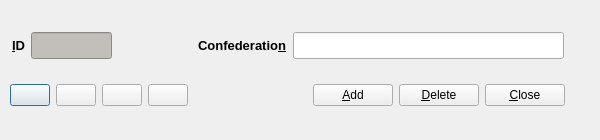
<?xml version="1.0" encoding="UTF-8"?>
<ui version="4.0">
 <class>confedSetupDlg</class>
 <widget class="QDialog" name="confedSetupDlg">
  <property name="geometry">
   <rect>
    <x>0</x>
    <y>0</y>
    <width>600</width>
    <height>140</height>
   </rect>
  </property>
  <property name="minimumSize">
   <size>
    <width>600</width>
    <height>140</height>
   </size>
  </property>
  <property name="maximumSize">
   <size>
    <width>640</width>
    <height>180</height>
   </size>
  </property>
  <property name="windowTitle">
   <string>Confederation Setup</string>
  </property>
  <widget class="QWidget" name="layoutWidget">
   <property name="geometry">
    <rect>
     <x>12</x>
     <y>20</y>
     <width>552</width>
     <height>51</height>
    </rect>
   </property>
   <layout class="QHBoxLayout" name="horizontalLayout">
    <item>
     <widget class="QLabel" name="label">
      <property name="text">
       <string>&lt;!DOCTYPE HTML PUBLIC &quot;-//W3C//DTD HTML 4.0//EN&quot; &quot;http://www.w3.org/TR/REC-html40/strict.dtd&quot;&gt;
&lt;html&gt;&lt;head&gt;&lt;meta name=&quot;qrichtext&quot; content=&quot;1&quot; /&gt;&lt;style type=&quot;text/css&quot;&gt;
p, li { white-space: pre-wrap; }
&lt;/style&gt;&lt;/head&gt;&lt;body style=&quot; font-family:'Sans Serif'; font-size:10pt; font-weight:400; font-style:normal;&quot;&gt;
&lt;p style=&quot; margin-top:0px; margin-bottom:0px; margin-left:0px; margin-right:0px; -qt-block-indent:0; text-indent:0px;&quot;&gt;&lt;span style=&quot; font-weight:600;&quot;&gt;&amp;amp;ID&lt;/span&gt;&lt;/p&gt;&lt;/body&gt;&lt;/html&gt;</string>
      </property>
      <property name="buddy">
       <cstring>confedID_display</cstring>
      </property>
     </widget>
    </item>
    <item>
     <widget class="QLineEdit" name="confedID_display">
      <property name="maximumSize">
       <size>
        <width>81</width>
        <height>27</height>
       </size>
      </property>
      <property name="styleSheet">
       <string notr="true">background-color: rgb(194, 190, 186);</string>
      </property>
      <property name="readOnly">
       <bool>true</bool>
      </property>
     </widget>
    </item>
    <item>
     <spacer name="horizontalSpacer">
      <property name="orientation">
       <enum>Qt::Horizontal</enum>
      </property>
      <property name="sizeHint" stdset="0">
       <size>
        <width>78</width>
        <height>20</height>
       </size>
      </property>
     </spacer>
    </item>
    <item>
     <widget class="QLabel" name="label_2">
      <property name="text">
       <string>&lt;!DOCTYPE HTML PUBLIC &quot;-//W3C//DTD HTML 4.0//EN&quot; &quot;http://www.w3.org/TR/REC-html40/strict.dtd&quot;&gt;
&lt;html&gt;&lt;head&gt;&lt;meta name=&quot;qrichtext&quot; content=&quot;1&quot; /&gt;&lt;style type=&quot;text/css&quot;&gt;
p, li { white-space: pre-wrap; }
&lt;/style&gt;&lt;/head&gt;&lt;body style=&quot; font-family:'Sans'; font-size:10pt; font-weight:400; font-style:normal;&quot;&gt;
&lt;p style=&quot; margin-top:0px; margin-bottom:0px; margin-left:0px; margin-right:0px; -qt-block-indent:0; text-indent:0px;&quot;&gt;&lt;span style=&quot; font-family:'Sans Serif'; font-weight:600;&quot;&gt;Confederatio&amp;amp;n&lt;/span&gt;&lt;/p&gt;&lt;/body&gt;&lt;/html&gt;</string>
      </property>
      <property name="buddy">
       <cstring>confederationEdit</cstring>
      </property>
     </widget>
    </item>
    <item>
     <widget class="QLineEdit" name="confederationEdit">
      <property name="minimumSize">
       <size>
        <width>271</width>
        <height>27</height>
       </size>
      </property>
      <property name="toolTip">
       <string>Name of football confederation</string>
      </property>
     </widget>
    </item>
   </layout>
  </widget>
  <widget class="QWidget" name="layoutWidget">
   <property name="geometry">
    <rect>
     <x>10</x>
     <y>70</y>
     <width>261</width>
     <height>51</height>
    </rect>
   </property>
   <layout class="QHBoxLayout" name="horizontalLayout_2">
    <item>
     <widget class="QPushButton" name="firstEntry">
      <property name="toolTip">
       <string>First Entry</string>
      </property>
      <property name="text">
       <string/>
      </property>
      <property name="icon">
       <iconset resource="fmrd_resources.qrc">
        <normaloff>:/images/first.png</normaloff>:/images/first.png</iconset>
      </property>
     </widget>
    </item>
    <item>
     <widget class="QPushButton" name="prevEntry">
      <property name="toolTip">
       <string>Previous Entry</string>
      </property>
      <property name="text">
       <string/>
      </property>
      <property name="icon">
       <iconset resource="fmrd_resources.qrc">
        <normaloff>:/images/prev.png</normaloff>:/images/prev.png</iconset>
      </property>
     </widget>
    </item>
    <item>
     <widget class="QPushButton" name="nextEntry">
      <property name="toolTip">
       <string>Next Entry</string>
      </property>
      <property name="text">
       <string/>
      </property>
      <property name="icon">
       <iconset resource="fmrd_resources.qrc">
        <normaloff>:/images/next.png</normaloff>:/images/next.png</iconset>
      </property>
     </widget>
    </item>
    <item>
     <widget class="QPushButton" name="lastEntry">
      <property name="toolTip">
       <string>Last Entry</string>
      </property>
      <property name="text">
       <string/>
      </property>
      <property name="icon">
       <iconset resource="fmrd_resources.qrc">
        <normaloff>:/images/last.png</normaloff>:/images/last.png</iconset>
      </property>
     </widget>
    </item>
    <item>
     <spacer name="horizontalSpacer_2">
      <property name="orientation">
       <enum>Qt::Horizontal</enum>
      </property>
      <property name="sizeHint" stdset="0">
       <size>
        <width>18</width>
        <height>20</height>
       </size>
      </property>
     </spacer>
    </item>
   </layout>
  </widget>
  <widget class="QWidget" name="layoutWidget">
   <property name="geometry">
    <rect>
     <x>290</x>
     <y>70</y>
     <width>275</width>
     <height>51</height>
    </rect>
   </property>
   <layout class="QHBoxLayout" name="horizontalLayout_3">
    <item>
     <spacer name="horizontalSpacer_3">
      <property name="orientation">
       <enum>Qt::Horizontal</enum>
      </property>
      <property name="sizeHint" stdset="0">
       <size>
        <width>13</width>
        <height>20</height>
       </size>
      </property>
     </spacer>
    </item>
    <item>
     <widget class="QPushButton" name="addEntry">
      <property name="toolTip">
       <string>Add Entry</string>
      </property>
      <property name="text">
       <string>&amp;Add</string>
      </property>
      <property name="icon">
       <iconset resource="fmrd_resources.qrc">
        <normaloff>:/images/add.png</normaloff>:/images/add.png</iconset>
      </property>
     </widget>
    </item>
    <item>
     <widget class="QPushButton" name="deleteEntry">
      <property name="toolTip">
       <string>Delete Entry</string>
      </property>
      <property name="text">
       <string>&amp;Delete</string>
      </property>
      <property name="icon">
       <iconset resource="fmrd_resources.qrc">
        <normaloff>:/images/delete.png</normaloff>:/images/delete.png</iconset>
      </property>
     </widget>
    </item>
    <item>
     <widget class="QPushButton" name="closeButton">
      <property name="toolTip">
       <string>Close Window</string>
      </property>
      <property name="text">
       <string>&amp;Close</string>
      </property>
      <property name="icon">
       <iconset resource="fmrd_resources.qrc">
        <normaloff>:/images/quit.png</normaloff>:/images/quit.png</iconset>
      </property>
     </widget>
    </item>
   </layout>
  </widget>
 </widget>
 <resources>
  <include location="fmrd_resources.qrc"/>
 </resources>
 <connections/>
</ui>
